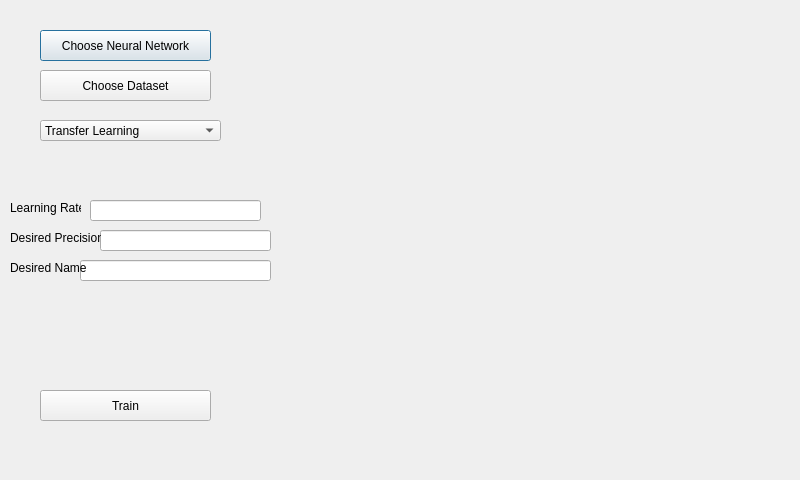
<?xml version="1.0" encoding="UTF-8"?>
<ui version="4.0">
 <class>Training</class>
 <widget class="QDialog" name="Training">
  <property name="geometry">
   <rect>
    <x>0</x>
    <y>0</y>
    <width>800</width>
    <height>480</height>
   </rect>
  </property>
  <property name="windowTitle">
   <string>Training</string>
  </property>
  <widget class="QPushButton" name="chooseNeuralNetwork">
   <property name="geometry">
    <rect>
     <x>40</x>
     <y>30</y>
     <width>171</width>
     <height>31</height>
    </rect>
   </property>
   <property name="text">
    <string>Choose Neural Network</string>
   </property>
  </widget>
  <widget class="QPushButton" name="chooseDataset">
   <property name="geometry">
    <rect>
     <x>40</x>
     <y>70</y>
     <width>171</width>
     <height>31</height>
    </rect>
   </property>
   <property name="text">
    <string>Choose Dataset</string>
   </property>
  </widget>
  <widget class="QPushButton" name="train">
   <property name="geometry">
    <rect>
     <x>40</x>
     <y>390</y>
     <width>171</width>
     <height>31</height>
    </rect>
   </property>
   <property name="text">
    <string>Train</string>
   </property>
  </widget>
  <widget class="QLineEdit" name="learningRate">
   <property name="geometry">
    <rect>
     <x>90</x>
     <y>200</y>
     <width>171</width>
     <height>21</height>
    </rect>
   </property>
   <property name="text">
    <string/>
   </property>
  </widget>
  <widget class="QLabel" name="learningRateLabel">
   <property name="geometry">
    <rect>
     <x>10</x>
     <y>200</y>
     <width>71</width>
     <height>16</height>
    </rect>
   </property>
   <property name="text">
    <string>Learning Rate</string>
   </property>
  </widget>
  <widget class="QLineEdit" name="precision">
   <property name="geometry">
    <rect>
     <x>100</x>
     <y>230</y>
     <width>171</width>
     <height>21</height>
    </rect>
   </property>
   <property name="text">
    <string/>
   </property>
  </widget>
  <widget class="QLineEdit" name="name">
   <property name="geometry">
    <rect>
     <x>80</x>
     <y>260</y>
     <width>191</width>
     <height>21</height>
    </rect>
   </property>
   <property name="text">
    <string/>
   </property>
  </widget>
  <widget class="QLabel" name="precisionLabel">
   <property name="geometry">
    <rect>
     <x>10</x>
     <y>230</y>
     <width>91</width>
     <height>16</height>
    </rect>
   </property>
   <property name="text">
    <string>Desired Precision</string>
   </property>
  </widget>
  <widget class="QLabel" name="desiredNameLabel">
   <property name="geometry">
    <rect>
     <x>10</x>
     <y>260</y>
     <width>81</width>
     <height>16</height>
    </rect>
   </property>
   <property name="text">
    <string>Desired Name</string>
   </property>
  </widget>
  <widget class="QComboBox" name="comboBox">
   <property name="geometry">
    <rect>
     <x>40</x>
     <y>120</y>
     <width>181</width>
     <height>21</height>
    </rect>
   </property>
   <item>
    <property name="text">
     <string>Transfer Learning</string>
    </property>
   </item>
   <item>
    <property name="text">
     <string>Complete Learning</string>
    </property>
   </item>
  </widget>
  <widget class="QLabel" name="trainingGraphic">
   <property name="geometry">
    <rect>
     <x>370</x>
     <y>60</y>
     <width>381</width>
     <height>281</height>
    </rect>
   </property>
   <property name="text">
    <string/>
   </property>
  </widget>
 </widget>
 <resources/>
 <connections/>
</ui>
